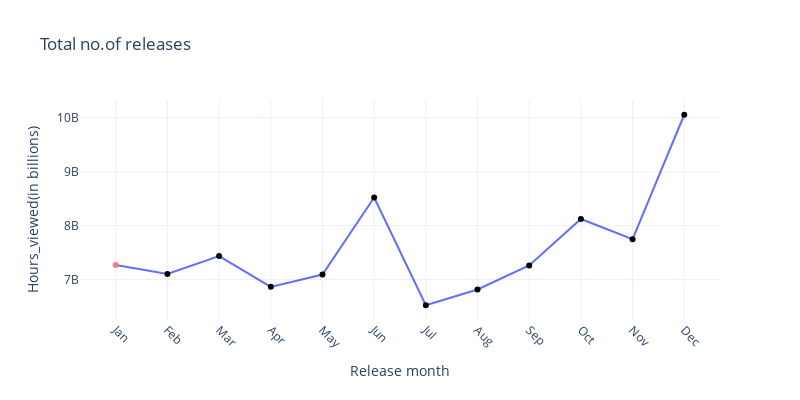

The notebook cell saved with this chart:
### Code cell
fig.update_layout(
    title = 'Total no.of releases',
    xaxis_title = 'Release month',
    yaxis_title = 'Hours_viewed(in billions)',
    xaxis=dict(
        tickmode='array',
        tickvals=list(range(1, 13)),
        ticktext=['Jan', 'Feb', 'Mar', 'Apr', 'May', 'Jun', 'Jul', 'Aug', 'Sep', 'Oct', 'Nov', 'Dec']
    ),
    xaxis_tickangle = 45,
    height = 400,
    width = 800)

### Figure 1 — Plotly figure (JSON) as saved in the notebook; plotly's stock layout.template omitted (floating-point values rounded to 4 significant figures)
{"data": [{"marker": {"color": ["lightcoral"]}, "type": "scatter", "x": [1, 2, 3, 4, 5, 6, 7, 8, 9, 10, 11, 12], "y": [7271600000, 7103700000, 7437100000, 6865700000, 7094600000, 8522000000, 6524800000, 6817800000, 7262200000, 8123200000, 7749500000, 10055800000]}], "layout": {"height": 400, "title": {"text": "Total no.of releases"}, "width": 800, "xaxis": {"tickangle": 45, "tickmode": "array", "ticktext": ["Jan", "Feb", "Mar", "Apr", "May", "Jun", "Jul", "Aug", "Sep", "Oct", "Nov", "Dec"], "tickvals": [1, 2, 3, 4, 5, 6, 7, 8, 9, 10, 11, 12], "title": {"text": "Release month"}}, "yaxis": {"title": {"text": "Hours_viewed(in billions)"}}}}
